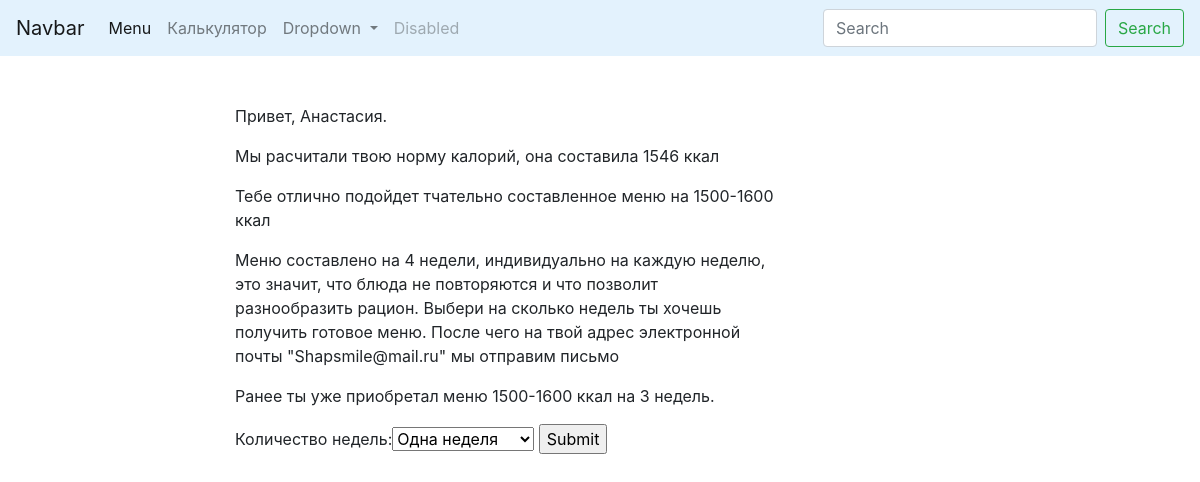
The app's page /calculator/7/ with its own data.
### menu/models.py (models this page shows, shortened)
class Client(models.Model):
	name = models.CharField(max_length=50)
	email = models.EmailField(default='Shapsmile@mail.ru')
	calorie_rate = models.IntegerField(blank=True, null=True, default=0)
	bought_weeks = models.IntegerField(blank=True, null=True, default=0)

class Menu(models.Model):
	menu_name = models.CharField(max_length=50)
	min_calories = models.IntegerField()
	max_calories = models.IntegerField()

### calculator/views.py (the view)
# urls.py: path('<int:client_id>/', show_calorie_rate, name='show_calorie_rate'),
def show_calorie_rate(request, client_id):
	client = Client.objects.get(id=client_id)
	cal_rate = client.calorie_rate
	menu = Menu.objects.filter(max_calories__gte=cal_rate).filter(min_calories__lt=cal_rate)[0]
	context = {'client': client, 'menu': menu}
	if request.method == 'POST':
		form = BuyingWeeksForm(request.POST)
		if form.is_valid():
			number = form.cleaned_data['number_of_weeks']
			weeks = menu.week_set.filter(id__lte=number)
			context['form'] = form
			client.bought_weeks = int(number)
			client.save()
			subject = 'Меню'
			message = 'Ваше меню, наслаждайтесь!'
			to_email = client.email
			try:
				send_mail(subject, message, settings.EMAIL_HOST_USER, [to_email], fail_silently=False)
			except BadHeaderError:
				HttpResponse('Ошибка')
			return redirect('calculator:successful_purchase')
	else:
		form = BuyingWeeksForm()
		context['form'] = form
	return render(request, template_name='calculator/show_calorie_rate.html', context=context)

### calculator/forms.py
class BuyingWeeksForm(forms.Form):
	number_of_weeks = forms.ChoiceField(label='Количество недель',
        required=False,
        widget=forms.Select,
        choices=NUMBER_OF_WEEKS,
    )

### calculator/templates/calculator/show_calorie_rate.html (shortened to what this page needs)
{% extends 'menu/base_list.html' %}
{% block content %}
	<p>Привет, {{ client.name }}.</p>
	<p>Мы расчитали твою норму калорий, она составила {{ client.calorie_rate }} ккал</p>
	<p>Тебе отлично подойдет тчательно составленное меню на {{ menu.min_calories }}-{{ menu.max_calories }} ккал</p>
	<p>Меню составлено на 4 недели, индивидуально на каждую неделю, это значит, что блюда не повторяются и что позволит разнообразить рацион. Выбери на сколько недель ты хочешь получить готовое меню. После чего на твой адрес электронной почты "{{ client.email }}" мы отправим письмо</p>
	{% if client.bought_weeks %}
		<p>Ранее ты уже приобретал меню {{ menu.min_calories }}-{{ menu.max_calories }} ккал на {{ client.bought_weeks }} недель.</p>
	{% endif %}
	<form action="" method="post">
    	{{ form }}
    	<input type="Submit" value="Submit">
	</form>
{% endblock %}

### records on screen
Client: name "Анастасия", calorie_rate "1546", email "Shapsmile@mail.ru", bought_weeks "3"
Menu: min_calories "1500", max_calories "1600"
